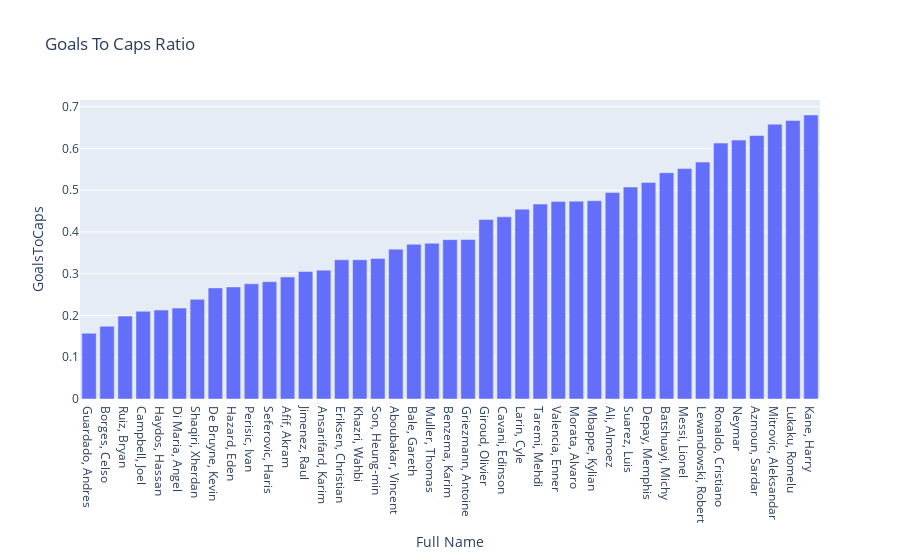

The cell this chart's notebook holds for it:
### Code cell
# International goals to caps ratio
data["GoalsToCaps"] = ( data["International Goals"] / data["International Caps"])
fig_plt_capsgoals = px.bar(data.loc[data["International Goals"] >= quantiles[9], :].sort_values("GoalsToCaps"), x="Full Name", y="GoalsToCaps", hover_name="Full Name", hover_data=["Age","Position", "Nationality", "International Caps", "International Goals", "Club", "League","GoalsToCaps"], title="Goals To Caps Ratio")
fig_plt_capsgoals.show()

### Figure 1 — Plotly figure (JSON) as saved in the notebook; plotly's stock layout.template omitted (floating-point values rounded to 4 significant figures; data arrays with more than 128 entries replaced by an {"elided": "..."} marker saying what was removed)
{"data": [{"alignmentgroup": "True", "customdata": {"elided": "41x7 mixed values"}, "hovertemplate": "<b>%{hovertext}</b><br><br>Full Name=%{x}<br>GoalsToCaps=%{y}<br>Age=%{customdata[0]}<br>Position=%{customdata[1]}<br>Nationality=%{customdata[2]}<br>International Caps=%{customdata[3]}<br>International Goals=%{customdata[4]}<br>Club=%{customdata[5]}<br>League=%{customdata[6]}<extra></extra>", "hovertext": ["Guardado, Andres", "Borges, Celso", "Ruiz, Bryan", "Campbell, Joel", "Haydos, Hassan", "Di Maria, Angel", "Shaqiri, Xherdan", "De Bruyne, Kevin", "Hazard, Eden", "Perisic, Ivan", "Seferovic, Haris", "Afif, Akram", "Jimenez, Raul", "Ansarifard, Karim", "Eriksen, Christian", "Khazri, Wahbi", "Son, Heung-min", "Aboubakar, Vincent", "Bale, Gareth", "Muller, Thomas", "Benzema, Karim", "Griezmann, Antoine", "Giroud, Olivier", "Cavani, Edinson", "Larin, Cyle", "Taremi, Mehdi", "Valencia, Enner", "Morata, Alvaro", "Mbappe, Kylian", "Ali, Almoez", "Suarez, Luis", "Depay, Memphis", "Batshuayi, Michy", "Messi, Lionel", "Lewandowski, Robert", "Ronaldo, Cristiano", "Neymar", "Azmoun, Sardar", "Mitrovic, Aleksandar", "Lukaku, Romelu", "Kane, Harry"], "legendgroup": "", "marker": {"color": "#636efa", "pattern": {"shape": ""}}, "name": "", "offsetgroup": "", "orientation": "v", "showlegend": false, "textposition": "auto", "type": "bar", "x": ["Guardado, Andres", "Borges, Celso", "Ruiz, Bryan", "Campbell, Joel", "Haydos, Hassan", "Di Maria, Angel", "Shaqiri, Xherdan", "De Bruyne, Kevin", "Hazard, Eden", "Perisic, Ivan", "Seferovic, Haris", "Afif, Akram", "Jimenez, Raul", "Ansarifard, Karim", "Eriksen, Christian", "Khazri, Wahbi", "Son, Heung-min", "Aboubakar, Vincent", "Bale, Gareth", "Muller, Thomas", "Benzema, Karim", "Griezmann, Antoine", "Giroud, Olivier", "Cavani, Edinson", "Larin, Cyle", "Taremi, Mehdi", "Valencia, Enner", "Morata, Alvaro", "Mbappe, Kylian", "Ali, Almoez", "Suarez, Luis", "Depay, Memphis", "Batshuayi, Michy", "Messi, Lionel", "Lewandowski, Robert", "Ronaldo, Cristiano", "Neymar", "Azmoun, Sardar", "Mitrovic, Aleksandar", "Lukaku, Romelu", "Kane, Harry"], "xaxis": "x", "y": [0.1573, 0.1742, 0.1986, 0.2101, 0.213, 0.2177, 0.2385, 0.266, 0.2683, 0.2759, 0.2809, 0.2921, 0.3053, 0.3085, 0.3333, 0.3333, 0.3365, 0.3587, 0.3704, 0.3729, 0.3814, 0.3818, 0.4298, 0.4361, 0.4545, 0.4667, 0.473, 0.4737, 0.4746, 0.4941, 0.5075, 0.5185, 0.5417, 0.5515, 0.5672, 0.6126, 0.6198, 0.6308, 0.6579, 0.6667, 0.68], "yaxis": "y"}], "layout": {"barmode": "relative", "legend": {"tracegroupgap": 0}, "title": {"text": "Goals To Caps Ratio"}, "xaxis": {"anchor": "y", "domain": [0, 1], "title": {"text": "Full Name"}}, "yaxis": {"anchor": "x", "domain": [0, 1], "title": {"text": "GoalsToCaps"}}}}
